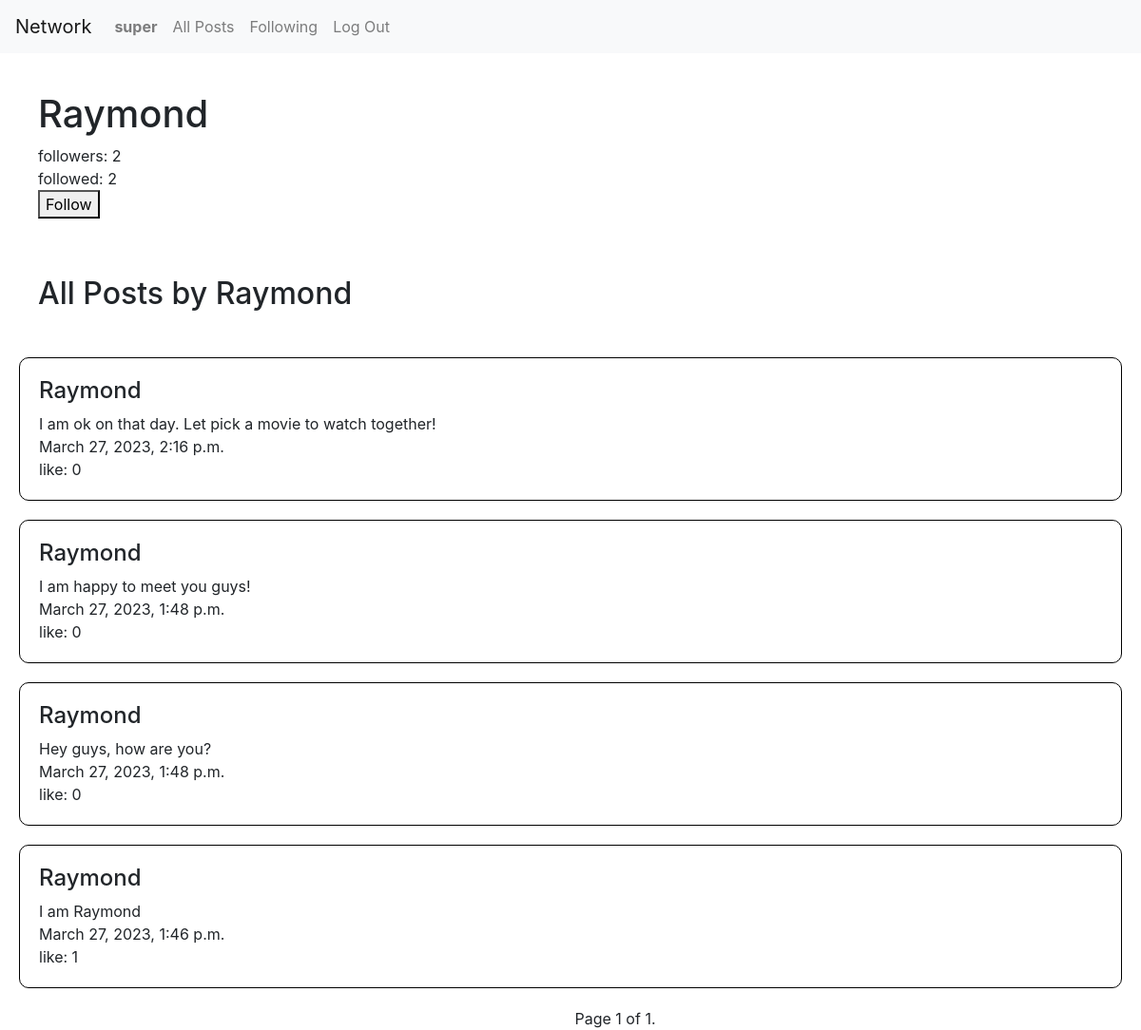
Page /profile/5 (signed in) on the committed database.
### network/models.py (models this page shows, shortened)
class User(AbstractUser):
    pass

class Post(models.Model):
    content = models.CharField(max_length=1000)
    writer = models.ForeignKey(User, on_delete=models.CASCADE, related_name = "post")
    time = models.DateTimeField(auto_now_add=True)
    like_no = models.PositiveIntegerField(default=0)
    liked_user = models.ManyToManyField(User, blank=True, related_name = "liked_post")

### network/views.py (the view)
# urls.py: path("profile/<int:user_id>", views.profile, name="profile"),
def profile(request, user_id):
    user = User.objects.get(id = user_id)
    no_being_follow = Follow.objects.filter(be_followed = user_id).count()
    no_to_follow = Follow.objects.filter(to_follow = user_id).count()
    if request.user.id:
        if request.user.id == user_id:
            same = True
        else:
            same = False
    else:
        same = True
    has_followed = check_followed (request.user.id, user_id)
    list = user.post.all().order_by('-time')
    p = Paginator(list,10)
    page_number = request.GET.get('page')
    page_obj = p.get_page(page_number)
    return render(request, "network/profile.html",{
        "user_id": user.id,
        "username": user.username,
        "user_post": page_obj,
        "same_user": same,
        "being_follow": no_being_follow,
        "to_follow": no_to_follow,
        "has_followed": has_followed
    })

### network/util.py (called while the page is built)
def check_followed (request_id, check_id):
    try:
        Follow.objects.get(be_followed = check_id, to_follow = request_id)
    except ObjectDoesNotExist:
        return False
    else:
        return True

### network/templates/network/profile.html (shortened to what this page needs)
{% extends "network/layout.html" %}
{% block body %}
    <div style="padding: 20px; margin: 20px;">
        <h1>{{ username }}</h1>
        followers: {{ being_follow }}
        <br>
        followed: {{ to_follow }}
        <br>
        {% if same_user == False %}
            {% if has_followed == False %}
                <button onclick="location.href='{% url 'follow' user_id %}'" type="button">Follow</button>
            {% else %}
            <button onclick="location.href='{% url 'unfollow' user_id %}'" type="button">Unfollow</button>
            {% endif %}
        {% endif %}
    </div>
    <div style="padding: 20px; margin: 20px;"><h2>All Posts by {{ username }}</h2></div>
    {% for item in user_post %}
        <div class="post_box">
            <h4>{{ item.writer }}</h4>
            {{ item.content}}
            <br>
            {{item.time}}
            <br>
            like: {{item.like_no}}
        </div>
    {% endfor %}
    <div class = "pagination">
        <span class="step-links">
            <div class="current">
                Page {{ user_post.number }} of {{ user_post.paginator.num_pages }}.
            </div>
        </span>
    </div>
{% endblock %}

### network/templates/network/layout.html (shortened to what this page needs)
{% load static %}
<!DOCTYPE html>
<html lang="en">
    <head>
        <link rel="stylesheet" href="https://stackpath.bootstrapcdn.com/bootstrap/4.4.1/css/bootstrap.min.css">
        <link href="{% static 'network/styles.css' %}" rel="stylesheet">
    </head>
    <body>
        <nav class="navbar navbar-expand-lg navbar-light bg-light">
            <a class="navbar-brand" href="{% url 'index' %}">Network</a>
            <div>
              <ul class="navbar-nav mr-auto">
                {% if user.is_authenticated %}
                    <li class="nav-item">
                        <a class="nav-link" href="{% url 'profile' user.id %}"><strong>{{ user.username }}</strong></a>
                    </li>
                {% endif %}
                <li class="nav-item">
                  <a class="nav-link" href="{% url 'index' %}">All Posts</a>
                </li>
                {% if user.is_authenticated %}
                    <li class="nav-item">
                        <a class="nav-link" href="{% url 'following' %}">Following</a>
                    </li>
                    <li class="nav-item">
                        <a class="nav-link" href="{% url 'logout' %}">Log Out</a>
                    </li>
                {% endif %}
              </ul>
            </div>
          </nav>
        <div class="body">
            {% block body %}
            {% endblock %}
        </div>
    </body>
</html>

### network/static/network/styles.css (style rules this page uses)
.post_box { border: 1px solid black; border-radius: 10px; margin: 20px; padding: 20px; }
.pagination { text-align: center; position: absolute; left:50%; }
.current { display: inline-block; }

### rows in the picture
User: username "super"
User: username "Raymond"
Post: writer "Raymond", content "I am ok on that day. Let pick a movie to watch together!", time "March 27, 2023, 2:16 p.m.", like_no "0"
Post: writer "Raymond", content "I am happy to meet you guys!", time "March 27, 2023, 1:48 p.m.", like_no "0"
Post: writer "Raymond", content "Hey guys, how are you?", time "March 27, 2023, 1:48 p.m.", like_no "0"
Post: writer "Raymond", content "I am Raymond", time "March 27, 2023, 1:46 p.m.", like_no "1"

### other values in the picture
{{ being_follow }} "2"
{{ to_follow }} "2"
{{ user_post.number }} "1"
{{ user_post.paginator.num_pages }} "1"
